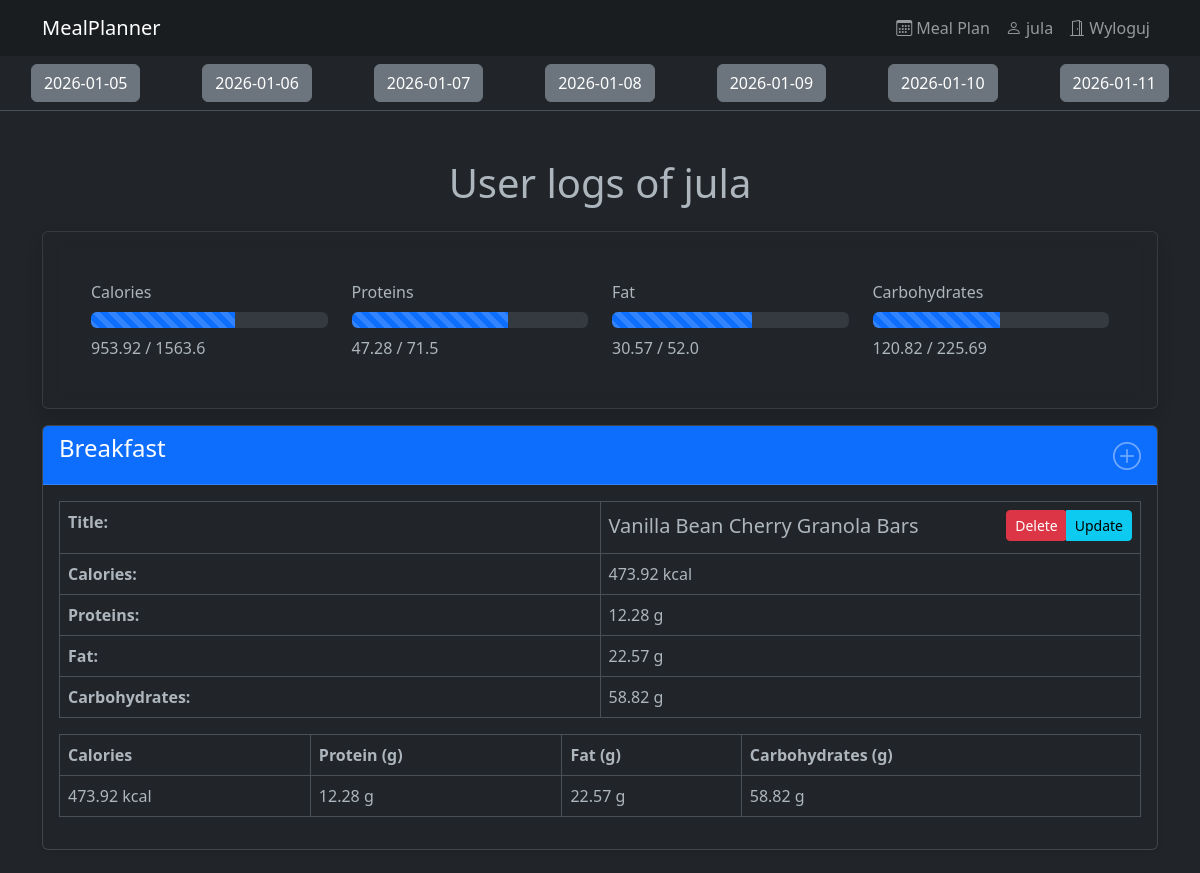
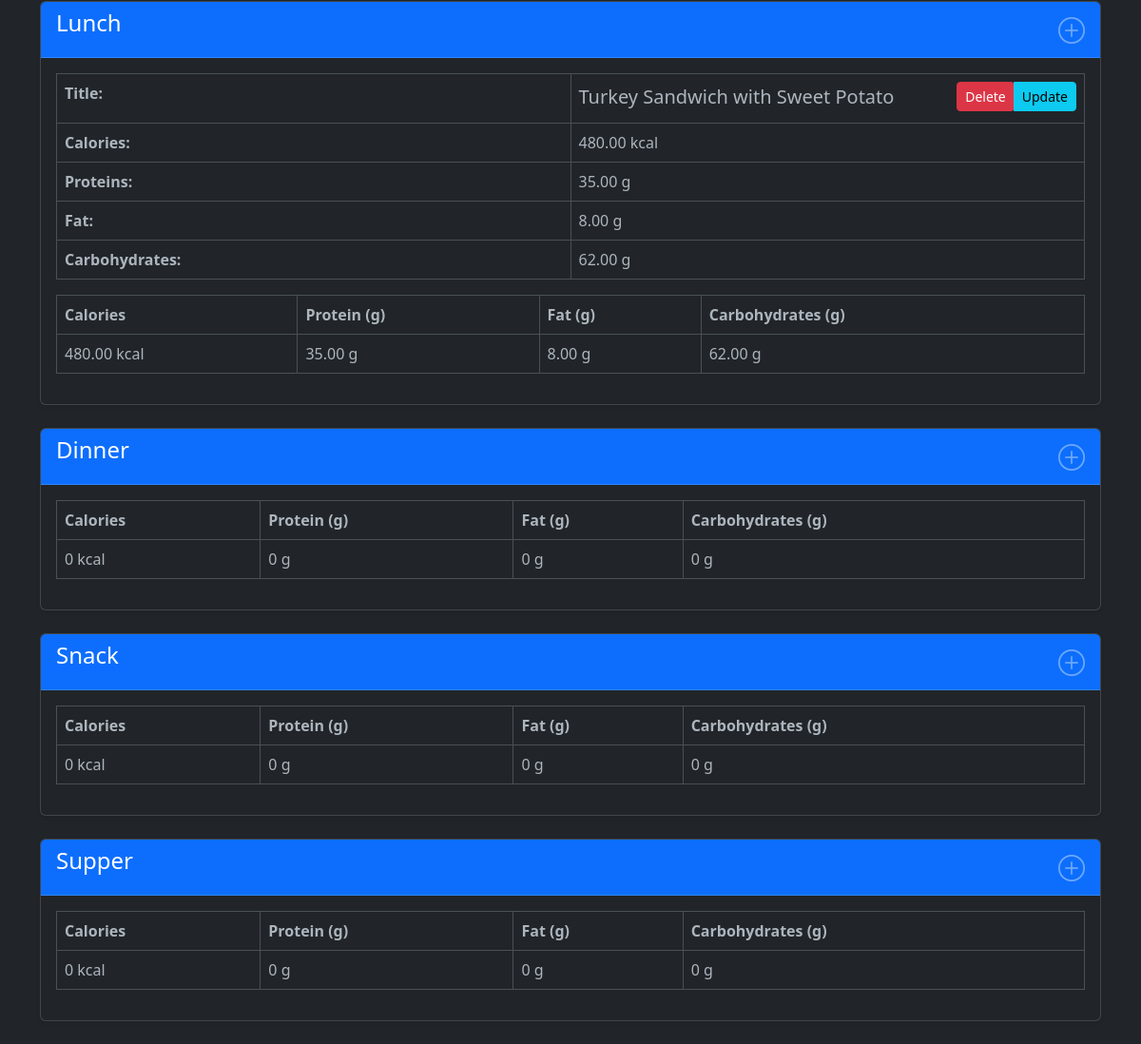
Screenshot of /food_logs/?date=2026-01-08 (signed in) with the database file from the repository (2 pictures, top to bottom).
### recipes/models.py (models this page shows, shortened)
class FoodLog(models.Model):
    user=models.ForeignKey(User,on_delete=models.CASCADE,related_name='logs')
    date=models.DateField()
    meal_type=models.CharField(max_length=20,choices=MealType.choices)
    recipe=models.ForeignKey(Recipe,blank=True,null=True,on_delete=models.CASCADE)
    custom_title = models.CharField(blank=True,null=True,max_length=300)
    custom_calories = models.DecimalField(blank=True,null=True,max_digits=6, decimal_places=2)
    custom_protein = models.DecimalField(blank=True,null=True,max_digits=5, decimal_places=2)
    custom_carbohydrates = models.DecimalField(blank=True,null=True,max_digits=5, decimal_places=2)
    custom_fat = models.DecimalField(blank=True,null=True,max_digits=5, decimal_places=2)
    servings = models.IntegerField()
    created_at = models.DateTimeField(auto_now_add=True)

class Recipe (models.Model):
    spoonacular_id=models.IntegerField(unique=True,null=True)
    title=models.CharField(max_length=300)
    ingredients_text = models.TextField(blank=True)
    calories=models.DecimalField(max_digits=6,decimal_places=2)
    protein=models.DecimalField(max_digits=5,decimal_places=2)
    carbohydrates=models.DecimalField(max_digits=5,decimal_places=2)
    fat=models.DecimalField(max_digits=5,decimal_places=2)
    instructions=models.TextField(blank=True)
    image_url=models.URLField()
    servings=models.IntegerField()
    is_vegetarian=models.BooleanField(default=False)
    is_vegan=models.BooleanField(default=False)
    is_gluten_free=models.BooleanField(default=False)
    is_custom=models.BooleanField(default=False)
    created_by=models.ForeignKey(User,null=True,on_delete=models.SET_NULL)
    created_at=models.DateTimeField(auto_now_add=True)
    class Meta:
        ordering = ['-created_at']

### recipes/views.py (the view)
# urls.py: path('', certain_food_log, name='food_logs'),
@login_required
def certain_food_log(request: HttpRequest) -> HttpResponse:
    date_str = request.GET.get('date')
    date = get_date(date_str)
    dates = [date + timedelta(days=i) for i in range(-3, 4)]
    food_logs = get_certain_food_log(user=request.user, date=date)
    day_macros = get_day_macros(user=request.user, date=date)
    summed_day_macroelements = sum_day_macros(user=request.user, date=date)
    percentages = get_macroelements_percentages(actual_macroelements=summed_day_macroelements, user=request.user)
    return render(request, 'food_logs/certain_food_log.html', {
        'user': request.user,
        'food_logs_types': food_logs,
        'day_macros': day_macros,
        'dates': dates,
        'this_date': date,
        'calculated_macroelements': request.user.profile.macronutrients,
        'summed_day_macroelements': summed_day_macroelements,
        'percentages': percentages,
    })

### domain/food_log.py (called while the page is built)
def get_date(date_str: str) -> datetime:
    if date_str:
        try:
            date = datetime.strptime(date_str, '%Y-%m-%d').date()
        except ValueError:
            date = datetime.today()
    else:
        date = datetime.today()
    return date

def sum_macros(logs):
    if not logs.exists():
        return {'calories': 0, 'protein': 0, 'fat': 0, 'carbohydrates': 0}
    else:
        macroelements_list = list(map(get_entry_macros, logs))
        return reduce(
            lambda acc, item: {
                'calories': acc['calories'] + item['calories'],
                'protein': acc['protein'] + item['protein'],
                'fat': acc['fat'] + item['fat'],
                'carbohydrates': acc['carbohydrates'] + item['carbohydrates']
            },
            macroelements_list,
            {'calories': 0, 'protein': 0, 'fat': 0, 'carbohydrates': 0}
        )

def get_macroelements_percentages(actual_macroelements, user: User):
    goals = user.profile.macronutrients
    return {
        'calories': round(float(actual_macroelements['calories']) / goals['calories'] * 100),
        'protein': round(float(actual_macroelements['protein']) / goals['protein'] * 100),
        'fat': round(float(actual_macroelements['fat']) / goals['fat'] * 100),
        'carbohydrates': round(float(actual_macroelements['carbohydrates']) / goals['carbohydrates'] * 100)
    }

def sum_day_macros(user: User, date) -> dict:
    food_logs = FoodLog.objects.filter(user=user, date=date)
    return sum_macros(food_logs)

def get_day_macros(user: User, date) -> dict:
    food_logs_type = [(
        meal_type.value,
        FoodLog.objects.filter(user=user, date=date, meal_type=meal_type.value)
    ) for meal_type in MealType]
    return dict(
        map(
            lambda item: (item[0], sum_macros(item[1])),
            food_logs_type
        )
    )

### users/models.py (called while the page is built, shortened)
    @property
    def macronutrients(self):
        if self.target_macros:
            return {
                'calories': float(self.target_macros.calories),
                'protein': float(self.target_macros.protein),
                'fat': float(self.target_macros.fat),
                'carbohydrates': float(self.target_macros.carbohydrates)
            }

### templates/food_logs/certain_food_log.html (shortened to what this page needs)
{% extends 'base.html' %}
{% block content %}
    <table class="table table-hover bg-dark-subtle  mt-0 text-center w-100">
        <tbody>
        <tr>
            {% for date in dates %}
                <td>
                    <a href="?date={{ date|date:'Y-m-d' }}" class="btn btn-secondary">{{ date|date:'Y-m-d' }}</a>
                </td>
            {% endfor %}
        </tr>
        </tbody>
    </table>
    <div class="container mt-5">
        <h1 class="text-center mb-4">User logs of {{ user.username }}</h1>
        <div class="card shadow mb-3"
             style="background-color: rgba(33, 37, 41, 0.85);backdrop-filter: blur(8px);border: 1px solid rgba(255, 255, 255, 0.1);">
            <div class="card-body p-5">
                <div class="list-group-item">
                    <div class="row mb-2">
                        <div class="col-3">Calories</div>
                        <div class="col-3">Proteins</div>
                        <div class="col-3">Fat</div>
                        <div class="col-3">Carbohydrates</div>
                    </div>
                    <div class="row">
                        <div class="col-3">
                            <div class="progress mb-2">
                                <div class="progress-bar progress-bar-striped progress-bar-animated" role="progressbar"
                                     aria-valuenow={{ percentages.calories }} aria-valuemin="0" aria-valuemax="100"
                                     style="width: {{ percentages.calories }}%">
                                </div>
                            </div>
                            {{ summed_day_macroelements.calories }} / {{ calculated_macroelements.calories }}
                        </div>
                        <div class="col-3">
                            <div class="progress mb-2">
                                <div class="progress-bar progress-bar-striped progress-bar-animated" role="progressbar"
                                     aria-valuenow={{ percentages.protein }} aria-valuemin="0" aria-valuemax="100"
                                     style="width: {{ percentages.protein }}%">
                                </div>
                            </div>
                            {{ summed_day_macroelements.protein }} / {{ calculated_macroelements.protein }}
                        </div>
                        <div class="col-3">
                            <div class="progress mb-2">
                                <div class="progress-bar progress-bar-striped progress-bar-animated" role="progressbar"
                                     aria-valuenow={{ percentages.fat }} aria-valuemin="0" aria-valuemax="100"
                                     style="width: {{ percentages.fat }}%">
                                </div>
                            </div>
                            {{ summed_day_macroelements.fat }} / {{ calculated_macroelements.fat }}
                        </div>
                        <div class="col-3">
                            <div class="progress mb-2">
                                <div class="progress-bar progress-bar-striped progress-bar-animated" role="progressbar"
                                     aria-valuenow={{ percentages.carbohydrates }} aria-valuemin="0" aria-valuemax="100"
                                     style="width: {{ percentages.carbohydrates }}%">
                                </div>
                            </div>
                            {{ summed_day_macroelements.carbohydrates }} / {{ calculated_macroelements.carbohydrates }}
                        </div>
                    </div>
                </div>
            </div>
        </div>
        {% for meal_name, food_logs in food_logs_types.items %}
            <div class="card mb-4 shadow-sm">
                <div class="card-header bg-primary text-white d-flex justify-content-between">
                    <h4>{{ meal_name.capitalize }}</h4>
                    <a href="{% url 'add_food_log' date=this_date|date:'Y-m-d' meal_type=meal_name %}">
                        <i class="bi bi-plus-circle fs-3"></i>
                    </a>
                </div>
                <div class="card-body">
                    {% for log in food_logs %}
                        <table class="table table-bordered">
                            <tbody>
                            <tr>
                                <th class="w-50">Title:</th>
                                <td>
                                    <div class="d-flex justify-content-between align-items-center mb-1">
                                        <h5 class="mb-0">{{ log.recipe_title }}</h5>
                                        <div class="btn-group">
                                            <form method="POST" action="{% url 'delete_food_log' log.id %}"
                                                  style="display: inline;">
                                                <button type="submit"
                                                        class="btn btn-sm btn-danger"
                                                        onclick="return confirm('Are you sure you want to delete this log?')">
                                                    Delete
                                                </button>
                                            </form>
                                            <a href="{% url 'update_food_log' log.id %}" class="btn btn-sm btn-info">
                                                Update
                                            </a>
                                        </div>
                                    </div>
                                </td>
                            </tr>
                            <tr>
                                <th class="w-50">Calories:</th>
                                <td>{{ log.macroelement.calories }} kcal</td>
                            </tr>
                            <tr>
                                <th>Proteins:</th>
                                <td>{{ log.macroelement.protein }} g</td>
                            </tr>
                            <tr>
                                <th>Fat:</th>
                                <td>{{ log.macroelement.fat }} g</td>
                            </tr>
                            <tr>
                                <th>Carbohydrates:</th>
                                <td>{{ log.macroelement.carbohydrates }} g</td>
                            </tr>
                            </tbody>
                        </table>
                    {% endfor %}
                    <table class="table table-bordered">
                        <thead>
                        <tr>
                            <th>Calories</th>
                            <th>Protein (g)</th>
                            <th>Fat (g)</th>
                            <th>Carbohydrates (g)</th>
                        </tr>
                        </thead>
                        <tbody>
                        <tr>
                            {% for type, macros in day_macros.items %}
                                {% if type == meal_name %}
                                    <td>{{ macros.calories }} kcal</td>
                                    <td>{{ macros.protein }} g</td>
                                    <td>{{ macros.fat }} g</td>
                                    <td>{{ macros.carbohydrates }} g</td>
                                {% endif %}
                            {% endfor %}
                        </tr>
                        </tbody>
                    </table>
                </div>
            </div>
        {% endfor %}
    </div>
{% endblock %}

### templates/base.html (shortened to what this page needs)
<!DOCTYPE html>
<html data-bs-theme="dark">
<head>
    <link href="https://cdn.jsdelivr.net/npm/bootstrap@5.3.0/dist/css/bootstrap.min.css" rel="stylesheet">
    <link rel="stylesheet" href="https://cdn.jsdelivr.net/npm/bootstrap-icons@1.13.1/font/bootstrap-icons.min.css">
</head>
<body>
    <nav class="navbar navbar-expand-lg navbar-dark bg-dark-subtle">
        <div class="container">
            <a class="navbar-brand" href="/">MealPlanner</a>
            <ul class="navbar-nav ms-auto">
                <li class="nav-item">
                    <a class="nav-link" href="{% url 'meal_plan' %}">
                        <i class="bi bi-calendar3"></i> Meal Plan
                    </a>
                </li>
                <li class="nav-item">
                    <a class="nav-link" href="/profile/">
                        <i class="bi bi-person"></i> {{ user.username }}
                    </a>
                </li>
                <li class="nav-item">
                    <a class="nav-link" href="/logout/">
                        <i class="bi bi-door-open"></i> Wyloguj
                    </a>
                </li>
            </ul>
        </div>
    </nav>
    {% block content %}
    {% endblock %}
</body>
</html>

### rows the page displays
FoodLog: recipe_title "Vanilla Bean Cherry Granola Bars", macroelement.calories "473.92", macroelement.protein "12.28", macroelement.fat "22.57", macroelement.carbohydrates "58.82", calories "473.92", protein "12.28", fat "22.57", carbohydrates "58.82"
Recipe: recipe_title "Turkey Sandwich with Sweet Potato", macroelement.calories "480.00", macroelement.protein "35.00", macroelement.fat "8.00", macroelement.carbohydrates "62.00", calories "480.00", protein "35.00", fat "8.00", carbohydrates "62.00"

### other values shown
{{ user.username }} "jula"
{{ date|date:'Y-m-d' }} "2026-01-05" "2026-01-06" "2026-01-07" "2026-01-08" "2026-01-09" "2026-01-10" "2026-01-11"
{{ summed_day_macroelements.calories }} "953.92"
{{ calculated_macroelements.calories }} "1563.6"
{{ summed_day_macroelements.protein }} "47.28"
{{ calculated_macroelements.protein }} "71.5"
{{ summed_day_macroelements.fat }} "30.57"
{{ calculated_macroelements.fat }} "52.0"
{{ summed_day_macroelements.carbohydrates }} "120.82"
{{ calculated_macroelements.carbohydrates }} "225.69"
{{ meal_name.capitalize }} "Breakfast" "Lunch" "Dinner" "Snack" "Supper"
{{ macros.calories }} "0" "0" "0"
{{ macros.protein }} "0" "0" "0"
{{ macros.fat }} "0" "0" "0"
{{ macros.carbohydrates }} "0" "0" "0"
